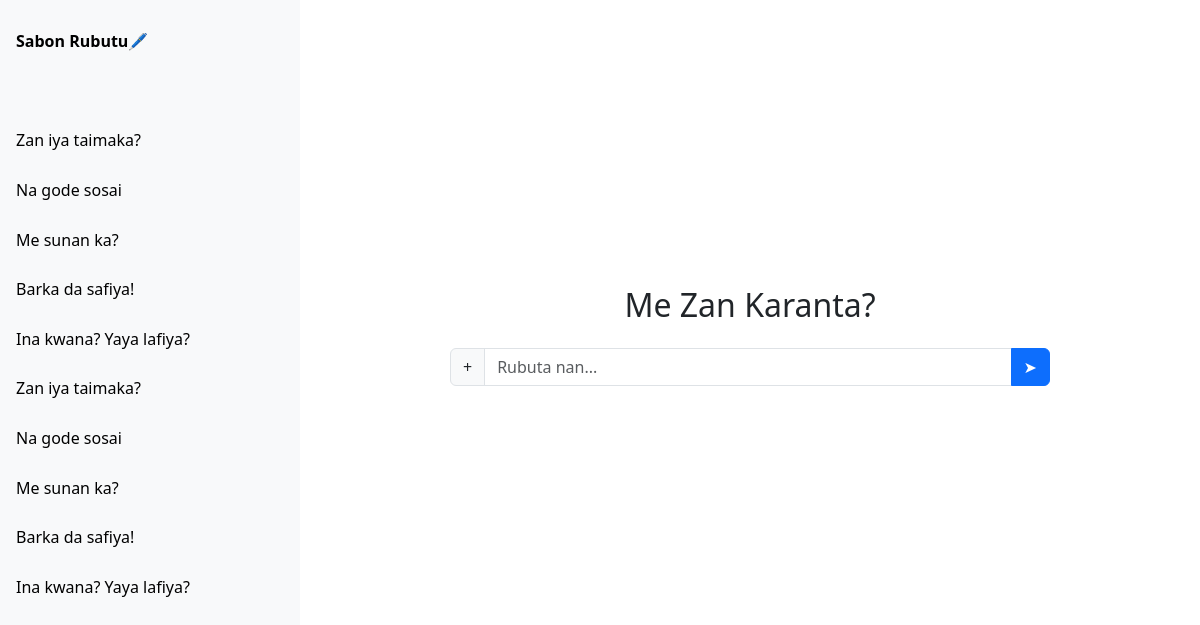
The page / on the database its author committed.
### tables this page shows
CREATE TABLE tts_history (
            id INTEGER PRIMARY KEY AUTOINCREMENT,
            text TEXT NOT NULL,
            audio_file TEXT NOT NULL,
            timestamp DATETIME DEFAULT CURRENT_TIMESTAMP
        );

### app.py (the view)
@app.route('/')
def new_text():
    history = get_all_history()
    return render_template('new_text.html', history=history)

### app.py (called while the page is built)
def get_all_history():
    with sqlite3.connect(DB_PATH) as conn:
        return conn.execute("SELECT id, text FROM tts_history ORDER BY id DESC").fetchall()

### templates/new_text.html
{% extends 'base.html' %}
{% block content %}
<div class="d-flex justify-content-center align-items-center" style="min-height: 80vh;">
    <div class="w-100" style="max-width: 600px;">
        <h2 class="mb-4 text-center">Me Zan Karanta?</h2>
        <form action="{{ url_for('submit_text') }}" method="post">
            <div class="input-group mb-3">
                <span class="input-group-text">+</span>
                <input type="text" name="hausa_text" class="form-control" placeholder="Rubuta nan..." required>
                <button class="btn btn-primary" type="submit">➤</button>
            </div>
        </form>
    </div>
</div>
{% endblock %}

### templates/base.html (shortened to what this page needs)
<!DOCTYPE html>
<html lang="ha">
<head>
    <link href="https://cdn.jsdelivr.net/npm/bootstrap@5.3.2/dist/css/bootstrap.min.css" rel="stylesheet">
    <link href="https://cdnjs.cloudflare.com/ajax/libs/font-awesome/5.15.4/css/all.min.css" rel="stylesheet">
</head>
<body>
<div class="row g-0">
    <div class="col-md-3 sidebar">
        <a class="new_text" href="{{ url_for('new_text') }}"><strong>Sabon Rubutu🖊</strong></a>
        {% for item in history %}
            <a href="{{ url_for('view_history', item_id=item[0]) }}">{{ item[1][:30] }}{% if item[1]|length > 30 %}...{% endif %}</a>
        {% endfor %}
    </div>
    <div class="col-md-9 p-4">
        {% block content %}{% endblock %}
    </div>
</div>
</body>
</html>

### templates/base.html (style rules this page uses)
body { overflow-x: hidden; }
.sidebar { height: 100vh; background-color: #f8f9fa; padding-top: 1rem; overflow-y: auto; }
.sidebar a { display: block; padding: 0.8rem 1rem; color: #000; text-decoration: none; }
.new_text { margin-bottom: 50px; }

### rows shown on the page
tts_history: text "Zan iya taimaka?"
tts_history: text "Na gode sosai"
tts_history: text "Me sunan ka?"
tts_history: text "Barka da safiya!"
tts_history: text "Ina kwana? Yaya lafiya?"
tts_history: text "Zan iya taimaka?"
tts_history: text "Na gode sosai"
tts_history: text "Me sunan ka?"
tts_history: text "Barka da safiya!"
tts_history: text "Ina kwana? Yaya lafiya?"
